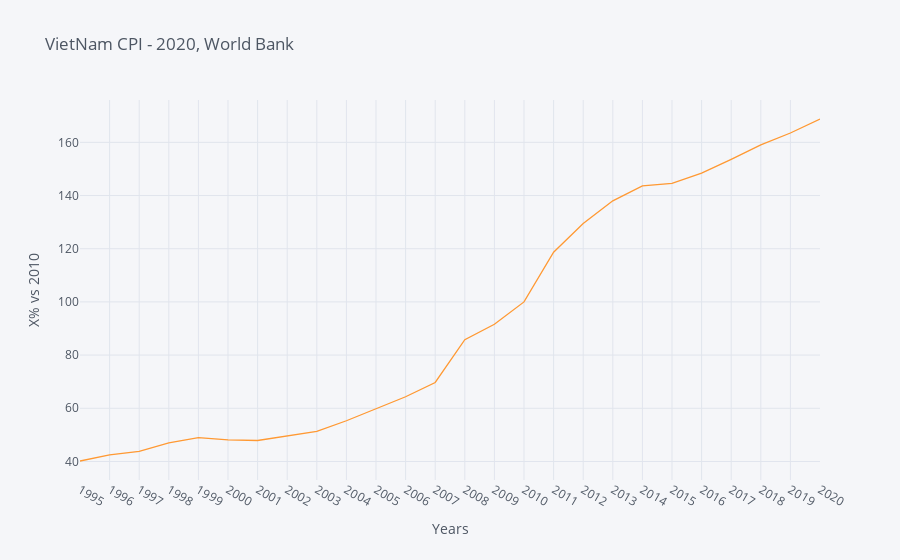

Notebook code cell kept with this figure:
### Code cell
dft_vnm.iplot(kind="line", title = "VietNam CPI - 2020, World Bank"
              , yTitle = "X% vs 2010", xTitle = "Years")

### Figure 1 — Plotly figure (JSON) as saved in the notebook; plotly's stock layout.template omitted (floating-point values rounded to 4 significant figures)
{"data": [{"line": {"color": "rgba(255, 153, 51, 1.0)", "dash": "solid", "shape": "linear", "width": 1.3}, "mode": "lines", "name": "VNM", "text": "", "type": "scatter", "x": ["1995", "1996", "1997", "1998", "1999", "2000", "2001", "2002", "2003", "2004", "2005", "2006", "2007", "2008", "2009", "2010", "2011", "2012", "2013", "2014", "2015", "2016", "2017", "2018", "2019", "2020"], "y": [40.17, 42.45, 43.81, 46.99, 48.93, 48.09, 47.88, 49.72, 51.32, 55.3, 59.88, 64.33, 69.69, 85.81, 91.57, 100, 118.7, 129.5, 138.0, 143.6, 144.6, 148.4, 153.6, 159.1, 163.5, 168.8]}], "layout": {"legend": {"bgcolor": "#F5F6F9", "font": {"color": "#4D5663"}}, "paper_bgcolor": "#F5F6F9", "plot_bgcolor": "#F5F6F9", "title": {"font": {"color": "#4D5663"}, "text": "VietNam CPI - 2020, World Bank"}, "xaxis": {"gridcolor": "#E1E5ED", "showgrid": true, "tickfont": {"color": "#4D5663"}, "title": {"font": {"color": "#4D5663"}, "text": "Years"}, "zerolinecolor": "#E1E5ED"}, "yaxis": {"gridcolor": "#E1E5ED", "showgrid": true, "tickfont": {"color": "#4D5663"}, "title": {"font": {"color": "#4D5663"}, "text": "X% vs 2010"}, "zerolinecolor": "#E1E5ED"}}}
